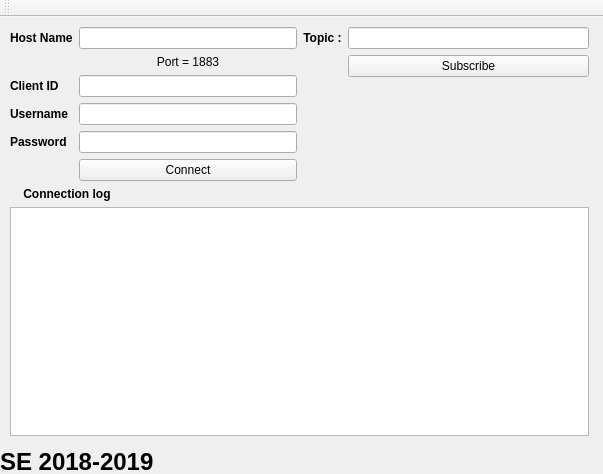
<?xml version="1.0" encoding="UTF-8"?>
<ui version="4.0">
 <class>MainWindow</class>
 <widget class="QMainWindow" name="MainWindow">
  <property name="geometry">
   <rect>
    <x>0</x>
    <y>0</y>
    <width>603</width>
    <height>474</height>
   </rect>
  </property>
  <property name="windowTitle">
   <string>Connection</string>
  </property>
  <property name="autoFillBackground">
   <bool>true</bool>
  </property>
  <widget class="QWidget" name="centralWidget">
   <property name="mouseTracking">
    <bool>true</bool>
   </property>
   <property name="autoFillBackground">
    <bool>true</bool>
   </property>
   <widget class="QWidget" name="verticalLayoutWidget">
    <property name="geometry">
     <rect>
      <x>-1</x>
      <y>-1</y>
      <width>601</width>
      <height>431</height>
     </rect>
    </property>
    <layout class="QVBoxLayout" name="verticalLayout_3">
     <item>
      <layout class="QHBoxLayout" name="horizontalLayout_2">
       <item>
        <layout class="QFormLayout" name="formLayout">
         <item row="0" column="0">
          <widget class="QLabel" name="label_3">
           <property name="font">
            <font>
             <weight>75</weight>
             <bold>true</bold>
            </font>
           </property>
           <property name="text">
            <string>Host Name</string>
           </property>
          </widget>
         </item>
         <item row="0" column="1">
          <widget class="QLineEdit" name="lineEdit_Host"/>
         </item>
         <item row="2" column="0">
          <widget class="QLabel" name="label">
           <property name="font">
            <font>
             <weight>75</weight>
             <bold>true</bold>
            </font>
           </property>
           <property name="text">
            <string>Client ID</string>
           </property>
          </widget>
         </item>
         <item row="2" column="1">
          <widget class="QLineEdit" name="lineEdit_Client"/>
         </item>
         <item row="3" column="0">
          <widget class="QLabel" name="label_Username">
           <property name="font">
            <font>
             <weight>75</weight>
             <bold>true</bold>
            </font>
           </property>
           <property name="text">
            <string>Username</string>
           </property>
          </widget>
         </item>
         <item row="3" column="1">
          <widget class="QLineEdit" name="lineEdit_Username"/>
         </item>
         <item row="4" column="0">
          <widget class="QLabel" name="label_Password">
           <property name="font">
            <font>
             <weight>75</weight>
             <bold>true</bold>
            </font>
           </property>
           <property name="text">
            <string>Password</string>
           </property>
          </widget>
         </item>
         <item row="4" column="1">
          <widget class="QLineEdit" name="lineEdit_Password"/>
         </item>
         <item row="5" column="1">
          <widget class="QPushButton" name="pushButton_Connect">
           <property name="text">
            <string>Connect</string>
           </property>
          </widget>
         </item>
         <item row="1" column="1">
          <widget class="QLabel" name="label_2">
           <property name="text">
            <string>Port = 1883</string>
           </property>
           <property name="alignment">
            <set>Qt::AlignCenter</set>
           </property>
          </widget>
         </item>
        </layout>
       </item>
       <item>
        <layout class="QFormLayout" name="formLayout_2">
         <item row="0" column="0">
          <widget class="QLabel" name="label_Topic">
           <property name="font">
            <font>
             <weight>75</weight>
             <bold>true</bold>
            </font>
           </property>
           <property name="text">
            <string>Topic :</string>
           </property>
           <property name="alignment">
            <set>Qt::AlignCenter</set>
           </property>
          </widget>
         </item>
         <item row="1" column="1">
          <widget class="QPushButton" name="pushButton_Subscribe">
           <property name="text">
            <string>Subscribe</string>
           </property>
          </widget>
         </item>
         <item row="0" column="1">
          <widget class="QLineEdit" name="lineEdit_Topic"/>
         </item>
        </layout>
       </item>
      </layout>
     </item>
     <item>
      <widget class="QLabel" name="label_Connection">
       <property name="font">
        <font>
         <weight>75</weight>
         <bold>true</bold>
        </font>
       </property>
       <property name="text">
        <string>    Connection log</string>
       </property>
      </widget>
     </item>
     <item>
      <widget class="QTextEdit" name="textEdit_Log">
       <property name="mouseTracking">
        <bool>true</bool>
       </property>
       <property name="tabletTracking">
        <bool>true</bool>
       </property>
       <property name="readOnly">
        <bool>true</bool>
       </property>
      </widget>
     </item>
    </layout>
   </widget>
   <widget class="QLabel" name="label_4">
    <property name="geometry">
     <rect>
      <x>0</x>
      <y>429</y>
      <width>601</width>
      <height>31</height>
     </rect>
    </property>
    <property name="font">
     <font>
      <pointsize>18</pointsize>
      <weight>75</weight>
      <bold>true</bold>
     </font>
    </property>
    <property name="text">
     <string>SE 2018-2019</string>
    </property>
   </widget>
  </widget>
  <widget class="QToolBar" name="mainToolBar">
   <attribute name="toolBarArea">
    <enum>TopToolBarArea</enum>
   </attribute>
   <attribute name="toolBarBreak">
    <bool>false</bool>
   </attribute>
  </widget>
 </widget>
 <layoutdefault spacing="6" margin="11"/>
 <resources/>
 <connections/>
</ui>
